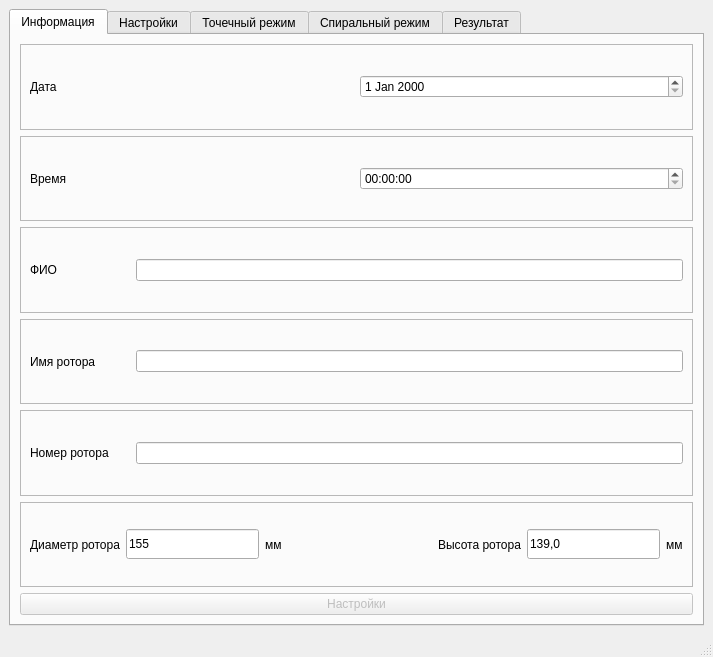
<?xml version="1.0" encoding="UTF-8"?>
<ui version="4.0">
 <class>MainWindow</class>
 <widget class="QMainWindow" name="MainWindow">
  <property name="geometry">
   <rect>
    <x>0</x>
    <y>0</y>
    <width>713</width>
    <height>657</height>
   </rect>
  </property>
  <property name="minimumSize">
   <size>
    <width>630</width>
    <height>600</height>
   </size>
  </property>
  <property name="windowTitle">
   <string>Измерения ротора</string>
  </property>
  <property name="windowIcon">
   <iconset>
    <normaloff>logo.png</normaloff>logo.png</iconset>
  </property>
  <widget class="QWidget" name="centralwidget">
   <property name="minimumSize">
    <size>
     <width>0</width>
     <height>0</height>
    </size>
   </property>
   <layout class="QHBoxLayout" name="horizontalLayout">
    <item>
     <widget class="QTabWidget" name="tabWidget">
      <property name="sizePolicy">
       <sizepolicy hsizetype="Expanding" vsizetype="Expanding">
        <horstretch>0</horstretch>
        <verstretch>5</verstretch>
       </sizepolicy>
      </property>
      <property name="currentIndex">
       <number>0</number>
      </property>
      <widget class="QWidget" name="tab1_info">
       <attribute name="title">
        <string>Информация</string>
       </attribute>
       <layout class="QVBoxLayout" name="verticalLayout">
        <item>
         <widget class="QFrame" name="tab1_frame1">
          <property name="frameShape">
           <enum>QFrame::StyledPanel</enum>
          </property>
          <property name="frameShadow">
           <enum>QFrame::Raised</enum>
          </property>
          <layout class="QHBoxLayout" name="horizontalLayout_2">
           <item>
            <widget class="QLabel" name="tab1_lbl_Date">
             <property name="text">
              <string>Дата</string>
             </property>
            </widget>
           </item>
           <item>
            <widget class="QDateEdit" name="tab1_dateEdit"/>
           </item>
          </layout>
         </widget>
        </item>
        <item>
         <widget class="QFrame" name="tab1_frame2">
          <property name="frameShape">
           <enum>QFrame::StyledPanel</enum>
          </property>
          <property name="frameShadow">
           <enum>QFrame::Raised</enum>
          </property>
          <layout class="QHBoxLayout" name="horizontalLayout_3">
           <item>
            <widget class="QLabel" name="tab1_lbl_Time">
             <property name="text">
              <string>Время</string>
             </property>
            </widget>
           </item>
           <item>
            <widget class="QTimeEdit" name="tab1_timeEdit"/>
           </item>
          </layout>
         </widget>
        </item>
        <item>
         <widget class="QFrame" name="tab1_frame3">
          <property name="frameShape">
           <enum>QFrame::StyledPanel</enum>
          </property>
          <property name="frameShadow">
           <enum>QFrame::Raised</enum>
          </property>
          <layout class="QHBoxLayout" name="horizontalLayout_4">
           <item>
            <widget class="QLabel" name="tab1_lbl_FIO">
             <property name="minimumSize">
              <size>
               <width>100</width>
               <height>0</height>
              </size>
             </property>
             <property name="text">
              <string>ФИО</string>
             </property>
            </widget>
           </item>
           <item>
            <widget class="QLineEdit" name="tab1_lEd_FIO"/>
           </item>
          </layout>
         </widget>
        </item>
        <item>
         <widget class="QFrame" name="tab1_frame4">
          <property name="frameShape">
           <enum>QFrame::StyledPanel</enum>
          </property>
          <property name="frameShadow">
           <enum>QFrame::Raised</enum>
          </property>
          <layout class="QHBoxLayout" name="horizontalLayout_5">
           <item>
            <widget class="QLabel" name="tab1_lbl_RotorName">
             <property name="minimumSize">
              <size>
               <width>100</width>
               <height>0</height>
              </size>
             </property>
             <property name="text">
              <string>Имя ротора</string>
             </property>
            </widget>
           </item>
           <item>
            <widget class="QLineEdit" name="tab1_lEd_RotorName"/>
           </item>
          </layout>
         </widget>
        </item>
        <item>
         <widget class="QFrame" name="tab1_frame5">
          <property name="frameShape">
           <enum>QFrame::StyledPanel</enum>
          </property>
          <property name="frameShadow">
           <enum>QFrame::Raised</enum>
          </property>
          <layout class="QHBoxLayout" name="horizontalLayout_6">
           <item>
            <widget class="QLabel" name="tab1_lbl_RotorNum">
             <property name="minimumSize">
              <size>
               <width>100</width>
               <height>0</height>
              </size>
             </property>
             <property name="text">
              <string>Номер ротора</string>
             </property>
            </widget>
           </item>
           <item>
            <widget class="QLineEdit" name="tab1_lEd_RotorNum"/>
           </item>
          </layout>
         </widget>
        </item>
        <item>
         <widget class="QFrame" name="tab1_frame6">
          <property name="frameShape">
           <enum>QFrame::StyledPanel</enum>
          </property>
          <property name="frameShadow">
           <enum>QFrame::Raised</enum>
          </property>
          <layout class="QHBoxLayout" name="horizontalLayout_7">
           <item>
            <widget class="QLabel" name="tab1_fr6_lbl1_RotorDiam">
             <property name="minimumSize">
              <size>
               <width>0</width>
               <height>0</height>
              </size>
             </property>
             <property name="text">
              <string>Диаметр ротора</string>
             </property>
             <property name="alignment">
              <set>Qt::AlignRight|Qt::AlignTrailing|Qt::AlignVCenter</set>
             </property>
            </widget>
           </item>
           <item>
            <widget class="QLineEdit" name="lEd_RotorDiam">
             <property name="minimumSize">
              <size>
               <width>50</width>
               <height>30</height>
              </size>
             </property>
             <property name="text">
              <string>155</string>
             </property>
            </widget>
           </item>
           <item>
            <widget class="QLabel" name="tab1_fr6_lbl1_mm">
             <property name="text">
              <string>мм</string>
             </property>
            </widget>
           </item>
           <item>
            <spacer name="tab1_fr6_hSpacer1">
             <property name="orientation">
              <enum>Qt::Horizontal</enum>
             </property>
             <property name="sizeHint" stdset="0">
              <size>
               <width>40</width>
               <height>20</height>
              </size>
             </property>
            </spacer>
           </item>
           <item>
            <widget class="QLabel" name="tab1_fr6_lbl2_RotorLen">
             <property name="minimumSize">
              <size>
               <width>100</width>
               <height>0</height>
              </size>
             </property>
             <property name="text">
              <string>Высота ротора</string>
             </property>
             <property name="alignment">
              <set>Qt::AlignRight|Qt::AlignTrailing|Qt::AlignVCenter</set>
             </property>
            </widget>
           </item>
           <item>
            <widget class="QLineEdit" name="lEd_RotorLen">
             <property name="minimumSize">
              <size>
               <width>50</width>
               <height>30</height>
              </size>
             </property>
             <property name="text">
              <string>139,0</string>
             </property>
            </widget>
           </item>
           <item>
            <widget class="QLabel" name="tab1_fr6_lbl2_mm">
             <property name="text">
              <string>мм</string>
             </property>
            </widget>
           </item>
          </layout>
         </widget>
        </item>
        <item>
         <widget class="QPushButton" name="tab1_pBtn_Setup">
          <property name="enabled">
           <bool>false</bool>
          </property>
          <property name="text">
           <string>Настройки</string>
          </property>
         </widget>
        </item>
       </layout>
      </widget>
      <widget class="QWidget" name="tab2_setup">
       <attribute name="title">
        <string>Настройки</string>
       </attribute>
       <layout class="QVBoxLayout" name="verticalLayout_2">
        <item>
         <widget class="QFrame" name="tab2_frame1">
          <property name="frameShape">
           <enum>QFrame::StyledPanel</enum>
          </property>
          <property name="frameShadow">
           <enum>QFrame::Raised</enum>
          </property>
          <layout class="QHBoxLayout" name="horizontalLayout_10">
           <item>
            <widget class="QPushButton" name="pBtn_Init">
             <property name="minimumSize">
              <size>
               <width>200</width>
               <height>50</height>
              </size>
             </property>
             <property name="text">
              <string>Инициализация двигателей</string>
             </property>
            </widget>
           </item>
           <item>
            <spacer name="tab2_fr3_hSpacer">
             <property name="orientation">
              <enum>Qt::Horizontal</enum>
             </property>
             <property name="sizeHint" stdset="0">
              <size>
               <width>40</width>
               <height>20</height>
              </size>
             </property>
            </spacer>
           </item>
           <item>
            <widget class="QLabel" name="tab2_fr3_lbl1_LinearSpeed">
             <property name="minimumSize">
              <size>
               <width>70</width>
               <height>0</height>
              </size>
             </property>
             <property name="text">
              <string>Скорость
линейного
перемещения</string>
             </property>
             <property name="alignment">
              <set>Qt::AlignRight|Qt::AlignTrailing|Qt::AlignVCenter</set>
             </property>
            </widget>
           </item>
           <item>
            <widget class="QLineEdit" name="lEd_LinearSpeed">
             <property name="minimumSize">
              <size>
               <width>50</width>
               <height>30</height>
              </size>
             </property>
             <property name="text">
              <string>100</string>
             </property>
            </widget>
           </item>
           <item>
            <widget class="QLabel" name="tab2_fr3_lbl2">
             <property name="text">
              <string>об/мин</string>
             </property>
            </widget>
           </item>
           <item>
            <widget class="QLabel" name="tab2_fr3_lbl3_RotorSpeed">
             <property name="minimumSize">
              <size>
               <width>70</width>
               <height>0</height>
              </size>
             </property>
             <property name="text">
              <string>Скорость
 вращения</string>
             </property>
             <property name="alignment">
              <set>Qt::AlignRight|Qt::AlignTrailing|Qt::AlignVCenter</set>
             </property>
            </widget>
           </item>
           <item>
            <widget class="QLineEdit" name="lEd_RotorSpeed">
             <property name="minimumSize">
              <size>
               <width>50</width>
               <height>30</height>
              </size>
             </property>
             <property name="text">
              <string>1</string>
             </property>
            </widget>
           </item>
           <item>
            <widget class="QLabel" name="tab2_fr3_lbl4">
             <property name="text">
              <string>об/мин</string>
             </property>
            </widget>
           </item>
          </layout>
         </widget>
        </item>
        <item>
         <widget class="QFrame" name="tab2_frame2">
          <property name="maximumSize">
           <size>
            <width>16777215</width>
            <height>85</height>
           </size>
          </property>
          <property name="frameShape">
           <enum>QFrame::StyledPanel</enum>
          </property>
          <property name="frameShadow">
           <enum>QFrame::Raised</enum>
          </property>
          <layout class="QHBoxLayout" name="horizontalLayout_13">
           <item>
            <widget class="QTextBrowser" name="txtBrwser_ShowData">
             <property name="minimumSize">
              <size>
               <width>0</width>
               <height>50</height>
              </size>
             </property>
             <property name="maximumSize">
              <size>
               <width>16777215</width>
               <height>80</height>
              </size>
             </property>
            </widget>
           </item>
           <item>
            <widget class="QPushButton" name="pBtn_ShowData">
             <property name="sizePolicy">
              <sizepolicy hsizetype="Minimum" vsizetype="Fixed">
               <horstretch>0</horstretch>
               <verstretch>0</verstretch>
              </sizepolicy>
             </property>
             <property name="minimumSize">
              <size>
               <width>200</width>
               <height>50</height>
              </size>
             </property>
             <property name="text">
              <string>Показать данные
 с датчиков</string>
             </property>
            </widget>
           </item>
          </layout>
         </widget>
        </item>
        <item>
         <widget class="QFrame" name="tab2_frame3">
          <property name="frameShape">
           <enum>QFrame::StyledPanel</enum>
          </property>
          <property name="frameShadow">
           <enum>QFrame::Raised</enum>
          </property>
          <layout class="QVBoxLayout" name="verticalLayout_3">
           <item>
            <widget class="QLabel" name="lbl_Data">
             <property name="text">
              <string>Данные с датчиков</string>
             </property>
            </widget>
           </item>
          </layout>
         </widget>
        </item>
        <item>
         <widget class="QFrame" name="tab2_frame4">
          <property name="frameShape">
           <enum>QFrame::StyledPanel</enum>
          </property>
          <property name="frameShadow">
           <enum>QFrame::Raised</enum>
          </property>
          <layout class="QHBoxLayout" name="horizontalLayout_8">
           <item>
            <widget class="QPushButton" name="pBtn_RotateCW">
             <property name="minimumSize">
              <size>
               <width>0</width>
               <height>50</height>
              </size>
             </property>
             <property name="text">
              <string>Вращение по часовой</string>
             </property>
             <property name="icon">
              <iconset>
               <normaloff>arrow_left.png</normaloff>arrow_left.png</iconset>
             </property>
            </widget>
           </item>
           <item>
            <widget class="QPushButton" name="pBtn_RotateCCW">
             <property name="minimumSize">
              <size>
               <width>0</width>
               <height>50</height>
              </size>
             </property>
             <property name="text">
              <string>Вращение против часовой</string>
             </property>
             <property name="icon">
              <iconset>
               <normaloff>arrow_right.png</normaloff>arrow_right.png</iconset>
             </property>
            </widget>
           </item>
          </layout>
         </widget>
        </item>
        <item>
         <widget class="QFrame" name="tab2_frame5_move">
          <property name="minimumSize">
           <size>
            <width>0</width>
            <height>70</height>
           </size>
          </property>
          <property name="maximumSize">
           <size>
            <width>16777215</width>
            <height>70</height>
           </size>
          </property>
          <property name="frameShape">
           <enum>QFrame::StyledPanel</enum>
          </property>
          <property name="frameShadow">
           <enum>QFrame::Raised</enum>
          </property>
          <layout class="QHBoxLayout" name="horizontalLayout_11">
           <item>
            <widget class="QPushButton" name="pBtn_MoveUp">
             <property name="minimumSize">
              <size>
               <width>0</width>
               <height>50</height>
              </size>
             </property>
             <property name="text">
              <string>Движение вверх</string>
             </property>
             <property name="icon">
              <iconset>
               <normaloff>arrow_up.png</normaloff>arrow_up.png</iconset>
             </property>
            </widget>
           </item>
           <item>
            <widget class="QPushButton" name="pBtn_MoveDown">
             <property name="minimumSize">
              <size>
               <width>0</width>
               <height>50</height>
              </size>
             </property>
             <property name="text">
              <string>Движение вниз</string>
             </property>
             <property name="icon">
              <iconset>
               <normaloff>arrow_down.png</normaloff>arrow_down.png</iconset>
             </property>
            </widget>
           </item>
          </layout>
         </widget>
        </item>
        <item>
         <widget class="QFrame" name="tab2_frame6_Limits">
          <property name="minimumSize">
           <size>
            <width>0</width>
            <height>70</height>
           </size>
          </property>
          <property name="maximumSize">
           <size>
            <width>16777215</width>
            <height>70</height>
           </size>
          </property>
          <property name="frameShape">
           <enum>QFrame::StyledPanel</enum>
          </property>
          <property name="frameShadow">
           <enum>QFrame::Raised</enum>
          </property>
          <layout class="QHBoxLayout" name="horizontalLayout_12">
           <item>
            <widget class="QPushButton" name="pBtn_UpperLimit">
             <property name="minimumSize">
              <size>
               <width>0</width>
               <height>50</height>
              </size>
             </property>
             <property name="text">
              <string>Верхняя граница ротора</string>
             </property>
            </widget>
           </item>
           <item>
            <widget class="QPushButton" name="pBtn_LowerLimit">
             <property name="minimumSize">
              <size>
               <width>0</width>
               <height>50</height>
              </size>
             </property>
             <property name="text">
              <string>Нижняя граница ротора</string>
             </property>
            </widget>
           </item>
          </layout>
         </widget>
        </item>
        <item>
         <widget class="QFrame" name="tab2_frame7_center">
          <property name="minimumSize">
           <size>
            <width>0</width>
            <height>70</height>
           </size>
          </property>
          <property name="maximumSize">
           <size>
            <width>16777215</width>
            <height>70</height>
           </size>
          </property>
          <property name="frameShape">
           <enum>QFrame::StyledPanel</enum>
          </property>
          <property name="frameShadow">
           <enum>QFrame::Raised</enum>
          </property>
          <layout class="QHBoxLayout" name="horizontalLayout_14">
           <item>
            <widget class="QPushButton" name="pBtn_Center">
             <property name="minimumSize">
              <size>
               <width>300</width>
               <height>50</height>
              </size>
             </property>
             <property name="text">
              <string>Задать ноль вращения</string>
             </property>
            </widget>
           </item>
           <item>
            <widget class="QPushButton" name="pBtn_Center_2">
             <property name="enabled">
              <bool>false</bool>
             </property>
             <property name="minimumSize">
              <size>
               <width>300</width>
               <height>50</height>
              </size>
             </property>
             <property name="text">
              <string>Задать ноль образующей</string>
             </property>
            </widget>
           </item>
          </layout>
         </widget>
        </item>
       </layout>
      </widget>
      <widget class="QWidget" name="tab3_precise">
       <attribute name="title">
        <string>Точечный режим</string>
       </attribute>
       <widget class="QPushButton" name="pBtn_ScanGeneratrix">
        <property name="geometry">
         <rect>
          <x>20</x>
          <y>270</y>
          <width>131</width>
          <height>71</height>
         </rect>
        </property>
        <property name="text">
         <string>Старт</string>
        </property>
       </widget>
       <widget class="QFrame" name="tab3_frame1">
        <property name="geometry">
         <rect>
          <x>10</x>
          <y>200</y>
          <width>481</width>
          <height>50</height>
         </rect>
        </property>
        <property name="frameShape">
         <enum>QFrame::StyledPanel</enum>
        </property>
        <property name="frameShadow">
         <enum>QFrame::Raised</enum>
        </property>
        <layout class="QHBoxLayout" name="horizontalLayout_9">
         <item>
          <widget class="QLabel" name="tab5_lbl3_ScanStepGeneratrix">
           <property name="sizePolicy">
            <sizepolicy hsizetype="Fixed" vsizetype="Preferred">
             <horstretch>0</horstretch>
             <verstretch>0</verstretch>
            </sizepolicy>
           </property>
           <property name="minimumSize">
            <size>
             <width>100</width>
             <height>0</height>
            </size>
           </property>
           <property name="maximumSize">
            <size>
             <width>100</width>
             <height>16777215</height>
            </size>
           </property>
           <property name="text">
            <string>Шаг сканирования
 по образующей</string>
           </property>
          </widget>
         </item>
         <item>
          <widget class="QComboBox" name="cBox_ScanStepGeneratrix">
           <property name="minimumSize">
            <size>
             <width>100</width>
             <height>0</height>
            </size>
           </property>
           <property name="currentText">
            <string notr="true"/>
           </property>
           <property name="maxVisibleItems">
            <number>3</number>
           </property>
          </widget>
         </item>
         <item>
          <widget class="QLabel" name="tab5_lbl4_ScanStepAngle">
           <property name="sizePolicy">
            <sizepolicy hsizetype="Fixed" vsizetype="Preferred">
             <horstretch>0</horstretch>
             <verstretch>0</verstretch>
            </sizepolicy>
           </property>
           <property name="minimumSize">
            <size>
             <width>100</width>
             <height>0</height>
            </size>
           </property>
           <property name="maximumSize">
            <size>
             <width>100</width>
             <height>16777215</height>
            </size>
           </property>
           <property name="text">
            <string>Шаг сканирования
 по углу</string>
           </property>
           <property name="alignment">
            <set>Qt::AlignRight|Qt::AlignTrailing|Qt::AlignVCenter</set>
           </property>
          </widget>
         </item>
         <item>
          <widget class="QLineEdit" name="lEd_ScanStepAngle">
           <property name="minimumSize">
            <size>
             <width>50</width>
             <height>30</height>
            </size>
           </property>
           <property name="maximumSize">
            <size>
             <width>50</width>
             <height>16777215</height>
            </size>
           </property>
           <property name="text">
            <string>1</string>
           </property>
           <property name="alignment">
            <set>Qt::AlignCenter</set>
           </property>
          </widget>
         </item>
         <item>
          <widget class="QLabel" name="tab5_lbl5_mm_3">
           <property name="sizePolicy">
            <sizepolicy hsizetype="Fixed" vsizetype="Preferred">
             <horstretch>0</horstretch>
             <verstretch>0</verstretch>
            </sizepolicy>
           </property>
           <property name="minimumSize">
            <size>
             <width>30</width>
             <height>0</height>
            </size>
           </property>
           <property name="maximumSize">
            <size>
             <width>30</width>
             <height>16777215</height>
            </size>
           </property>
           <property name="text">
            <string>°    =</string>
           </property>
           <property name="alignment">
            <set>Qt::AlignLeading|Qt::AlignLeft|Qt::AlignVCenter</set>
           </property>
          </widget>
         </item>
         <item>
          <widget class="QLabel" name="lbl_ScanStepAngleMM">
           <property name="sizePolicy">
            <sizepolicy hsizetype="Fixed" vsizetype="Preferred">
             <horstretch>0</horstretch>
             <verstretch>0</verstretch>
            </sizepolicy>
           </property>
           <property name="minimumSize">
            <size>
             <width>30</width>
             <height>0</height>
            </size>
           </property>
           <property name="maximumSize">
            <size>
             <width>50</width>
             <height>16777215</height>
            </size>
           </property>
           <property name="text">
            <string>0</string>
           </property>
           <property name="alignment">
            <set>Qt::AlignLeading|Qt::AlignLeft|Qt::AlignVCenter</set>
           </property>
          </widget>
         </item>
         <item>
          <widget class="QLabel" name="lbl_tab3_mm2">
           <property name="minimumSize">
            <size>
             <width>20</width>
             <height>0</height>
            </size>
           </property>
           <property name="maximumSize">
            <size>
             <width>16777215</width>
             <height>16777215</height>
            </size>
           </property>
           <property name="text">
            <string>мм</string>
           </property>
           <property name="alignment">
            <set>Qt::AlignLeading|Qt::AlignLeft|Qt::AlignVCenter</set>
           </property>
          </widget>
         </item>
        </layout>
       </widget>
       <widget class="QLineEdit" name="lEd_Pos_Z">
        <property name="geometry">
         <rect>
          <x>40</x>
          <y>80</y>
          <width>101</width>
          <height>41</height>
         </rect>
        </property>
        <property name="text">
         <string>0</string>
        </property>
        <property name="alignment">
         <set>Qt::AlignCenter</set>
        </property>
       </widget>
       <widget class="QPushButton" name="pBtn_Position">
        <property name="geometry">
         <rect>
          <x>40</x>
          <y>130</y>
          <width>121</width>
          <height>51</height>
         </rect>
        </property>
        <property name="text">
         <string>Перевести в начало</string>
        </property>
       </widget>
       <widget class="QPushButton" name="pBtn_ScanAround">
        <property name="enabled">
         <bool>false</bool>
        </property>
        <property name="geometry">
         <rect>
          <x>200</x>
          <y>270</y>
          <width>131</width>
          <height>71</height>
         </rect>
        </property>
        <property name="text">
         <string>Стоп</string>
        </property>
       </widget>
       <widget class="QLineEdit" name="lEd_Pos_PHI">
        <property name="geometry">
         <rect>
          <x>40</x>
          <y>30</y>
          <width>101</width>
          <height>41</height>
         </rect>
        </property>
        <property name="text">
         <string>0</string>
        </property>
        <property name="alignment">
         <set>Qt::AlignCenter</set>
        </property>
       </widget>
       <widget class="QLabel" name="lbl_coord">
        <property name="geometry">
         <rect>
          <x>10</x>
          <y>10</y>
          <width>161</width>
          <height>16</height>
         </rect>
        </property>
        <property name="text">
         <string>Координаты начальной точки:</string>
        </property>
       </widget>
       <widget class="QLabel" name="lbl_Pos_Z">
        <property name="geometry">
         <rect>
          <x>20</x>
          <y>90</y>
          <width>21</width>
          <height>16</height>
         </rect>
        </property>
        <property name="text">
         <string>Z=</string>
        </property>
       </widget>
       <widget class="QLabel" name="lbl_Pos_PHI">
        <property name="geometry">
         <rect>
          <x>10</x>
          <y>40</y>
          <width>21</width>
          <height>16</height>
         </rect>
        </property>
        <property name="text">
         <string>Phi=</string>
        </property>
       </widget>
       <widget class="QLabel" name="lbl_coord_4">
        <property name="geometry">
         <rect>
          <x>180</x>
          <y>10</y>
          <width>161</width>
          <height>16</height>
         </rect>
        </property>
        <property name="text">
         <string>Размер области сканирования:</string>
        </property>
       </widget>
       <widget class="QLineEdit" name="lEd_Range_PHI">
        <property name="enabled">
         <bool>false</bool>
        </property>
        <property name="geometry">
         <rect>
          <x>210</x>
          <y>30</y>
          <width>101</width>
          <height>41</height>
         </rect>
        </property>
        <property name="text">
         <string>360</string>
        </property>
        <property name="alignment">
         <set>Qt::AlignCenter</set>
        </property>
       </widget>
       <widget class="QLineEdit" name="lEd_Range_Z">
        <property name="enabled">
         <bool>false</bool>
        </property>
        <property name="geometry">
         <rect>
          <x>210</x>
          <y>80</y>
          <width>101</width>
          <height>41</height>
         </rect>
        </property>
        <property name="text">
         <string>139</string>
        </property>
        <property name="alignment">
         <set>Qt::AlignCenter</set>
        </property>
       </widget>
       <widget class="QLabel" name="lbl_Range_PHI">
        <property name="geometry">
         <rect>
          <x>180</x>
          <y>40</y>
          <width>31</width>
          <height>16</height>
         </rect>
        </property>
        <property name="text">
         <string>Угол</string>
        </property>
       </widget>
       <widget class="QLabel" name="lbl_Range_Z">
        <property name="geometry">
         <rect>
          <x>170</x>
          <y>90</y>
          <width>41</width>
          <height>20</height>
         </rect>
        </property>
        <property name="text">
         <string>Высота</string>
        </property>
       </widget>
       <widget class="QLabel" name="tab3_lbl_degree">
        <property name="geometry">
         <rect>
          <x>320</x>
          <y>30</y>
          <width>15</width>
          <height>30</height>
         </rect>
        </property>
        <property name="minimumSize">
         <size>
          <width>15</width>
          <height>0</height>
         </size>
        </property>
        <property name="maximumSize">
         <size>
          <width>15</width>
          <height>16777215</height>
         </size>
        </property>
        <property name="text">
         <string>°</string>
        </property>
        <property name="alignment">
         <set>Qt::AlignLeading|Qt::AlignLeft|Qt::AlignVCenter</set>
        </property>
       </widget>
       <widget class="QLabel" name="lbl_tab3_mm1">
        <property name="geometry">
         <rect>
          <x>320</x>
          <y>90</y>
          <width>21</width>
          <height>20</height>
         </rect>
        </property>
        <property name="text">
         <string>мм</string>
        </property>
       </widget>
      </widget>
      <widget class="QWidget" name="tab4_fast">
       <attribute name="title">
        <string>Спиральный режим</string>
       </attribute>
      </widget>
      <widget class="QWidget" name="tab5_result">
       <attribute name="title">
        <string>Результат</string>
       </attribute>
      </widget>
     </widget>
    </item>
   </layout>
  </widget>
  <widget class="QStatusBar" name="statusbar"/>
 </widget>
 <resources/>
 <connections/>
</ui>
